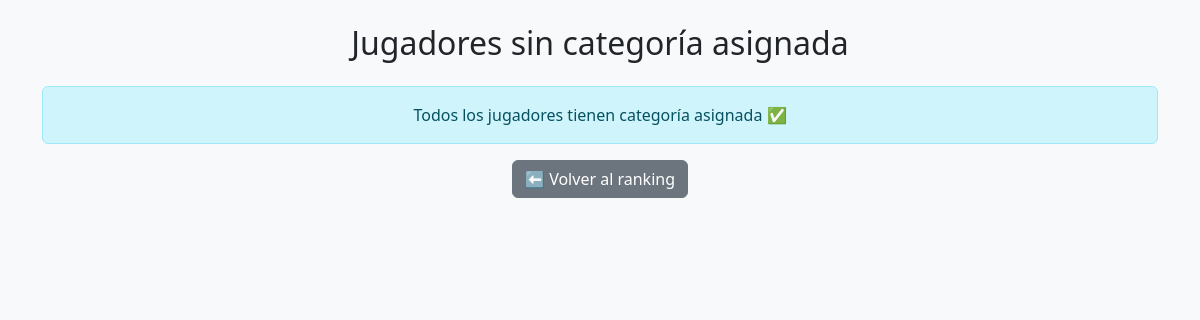
Page /revisar_jugadores (signed in) on the earlier database version.
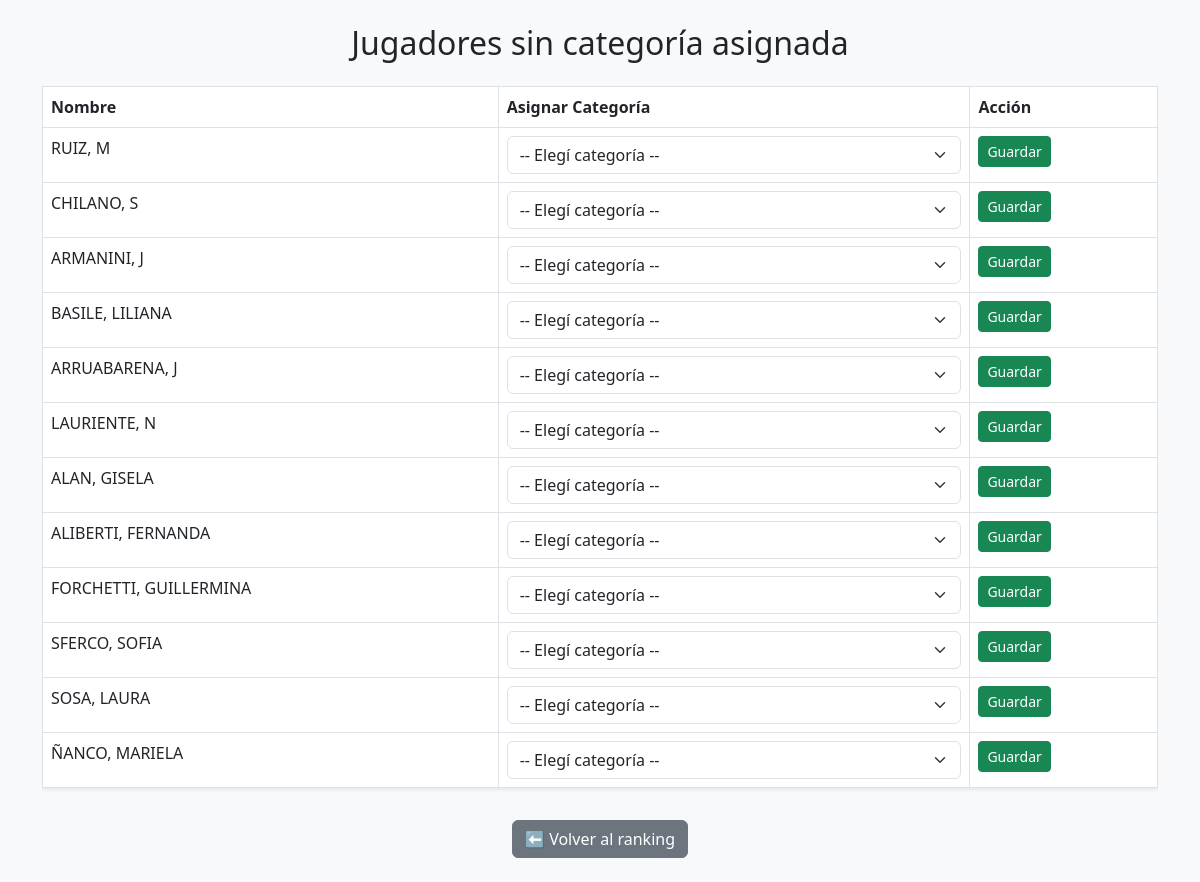
Same page on the later database version.
### tables this page shows
CREATE TABLE jugadores (
            id INTEGER PRIMARY KEY AUTOINCREMENT,
            nombre TEXT UNIQUE,
            categoria TEXT,
            localidad TEXT,
            provincia TEXT,
            puntos INTEGER DEFAULT 0,
            historial TEXT
        );

### app.py (the view)
@app.route('/revisar_jugadores', methods=['GET', 'POST'])
def revisar_jugadores():
    if not session.get('es_admin'):
        return redirect(url_for('index'))
    conn = get_db_connection()
    cursor = conn.cursor()
    if request.method == 'POST':
        nombre = request.form['nombre']
        nueva_categoria = request.form['categoria']
        cursor.execute("UPDATE jugadores SET categoria = ? WHERE nombre = ?", (nueva_categoria, nombre))
        conn.commit()
    cursor.execute("""
        SELECT nombre, categoria
        FROM jugadores
        WHERE categoria IS NULL
           OR TRIM(categoria) = ''
           OR LOWER(REPLACE(categoria, 'í', 'i')) = 'sin categoria'
    """)
    jugadores_sin_categoria = cursor.fetchall()
    conn.close()
    return render_template('revisar_jugadores.html', jugadores=jugadores_sin_categoria)

### app.py (called while the page is built)
def get_db_connection():
    db_path = os.path.join(os.path.dirname(__file__), 'database.db')
    conn = sqlite3.connect(db_path)
    conn.row_factory = sqlite3.Row
    return conn

### templates/revisar_jugadores.html (shortened to what this page needs)
<!DOCTYPE html>
<html lang="es">
<head>
    <link href="https://cdn.jsdelivr.net/npm/bootstrap@5.3.0/dist/css/bootstrap.min.css" rel="stylesheet">
</head>
<body class="bg-light">
<div class="container py-4">
    <h2 class="text-center mb-4">Jugadores sin categoría asignada</h2>
    {% if jugadores %}
        <div class="table-responsive">
            <table class="table table-bordered bg-white shadow-sm">
                <thead>
                    <tr>
                        <th>Nombre</th>
                        <th>Asignar Categoría</th>
                        <th>Acción</th>
                    </tr>
                </thead>
                <tbody>
                {% for jugador in jugadores %}
                    <tr>
                        <form method="POST">
                            <td>{{ jugador.nombre }}</td>
                            <td>
                                <select name="categoria" class="form-select" required>
                                    <option value="">-- Elegí categoría --</option>
                                </select>
                            </td>
                            <td>
                                <button type="submit" class="btn btn-sm btn-success">Guardar</button>
                            </td>
                        </form>
                    </tr>
                {% endfor %}
                </tbody>
            </table>
        </div>
    {% else %}
        <div class="alert alert-info text-center">Todos los jugadores tienen categoría asignada ✅</div>
    {% endif %}
    <div class="text-center mt-3">
        <a href="/" class="btn btn-secondary">⬅ Volver al ranking</a>
    </div>
</div>
</body>
</html>

Differences in the rows shown:
added jugadores: nombre "RUIZ, M"
added jugadores: nombre "CHILANO, S"
added jugadores: nombre "ARMANINI, J"
added jugadores: nombre "BASILE, LILIANA"
added jugadores: nombre "ARRUABARENA, J"
added jugadores: nombre "LAURIENTE, N"
added jugadores: nombre "ALAN, GISELA"
added jugadores: nombre "ALIBERTI, FERNANDA"
added jugadores: nombre "FORCHETTI, GUILLERMINA"
added jugadores: nombre "SFERCO, SOFIA"
added jugadores: nombre "SOSA, LAURA"
added jugadores: nombre "ÑANCO, MARIELA"
Other differences:
text no longer shown: "Todos los jugadores tienen categoría asignada ✅"
text now shown: "Nombre Asignar Categoría Acción"
